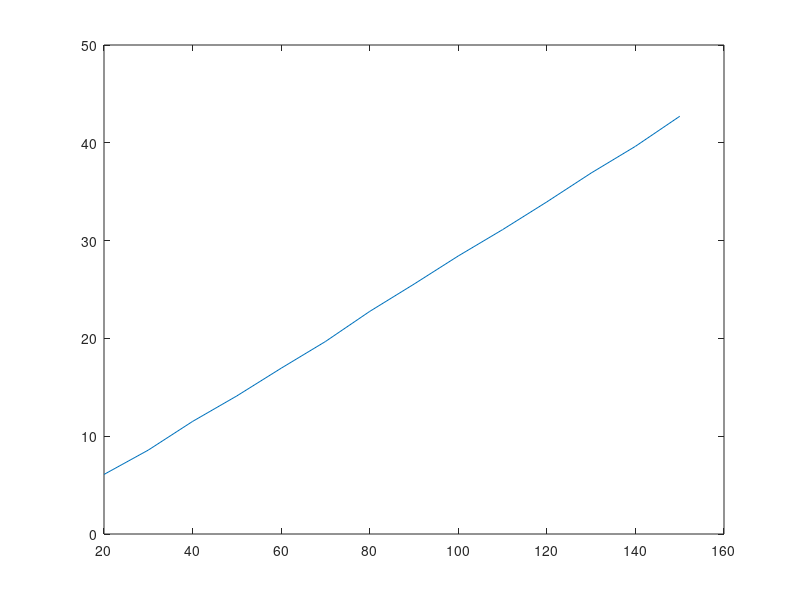

Write the MATLAB code that produced this figure. (Note: this script raises an error after producing the figure.)
A2=[20 30 40 50 60 70 80 90 100 110 120 130 140 150];
B2=[6.09 8.58 11.51 14.12 16.95 19.68 22.76 25.55 28.43 31.12 33.96 36.91 39.64 42.71];
C2=polyfit(A2,B2,2);
figure(1);
plot(A2,B2)
hold on
P2=poly2sym(C2);
fplot(P2);
title('Fitting of time and distance values');
xlabel('Distance(cm)');
ylabel('Time(millisecs)');
hold off;